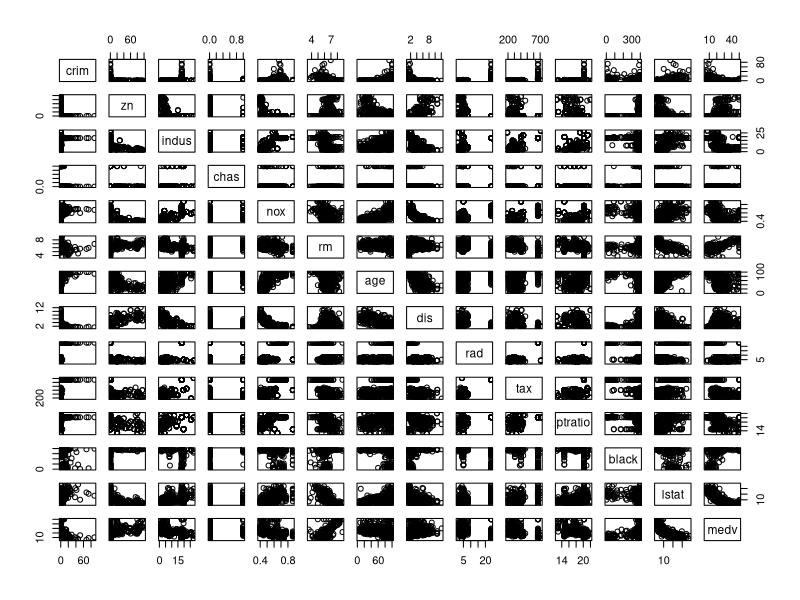
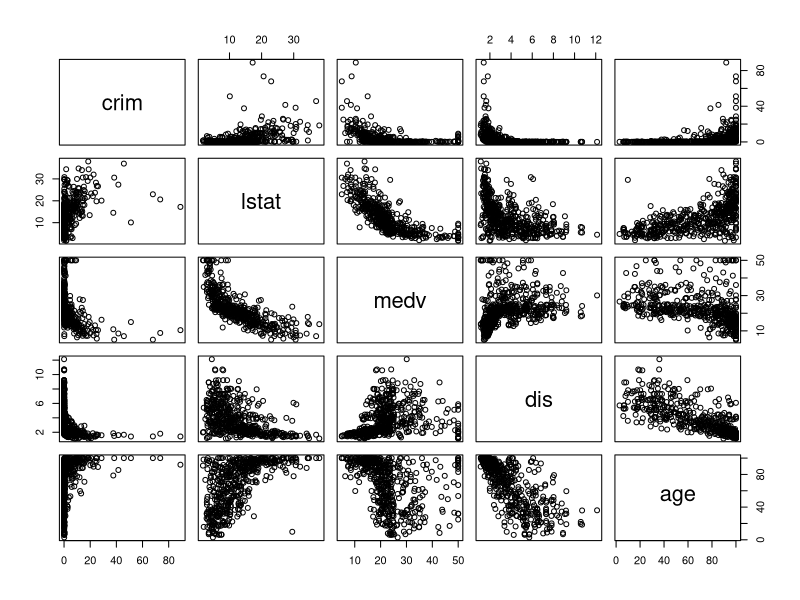
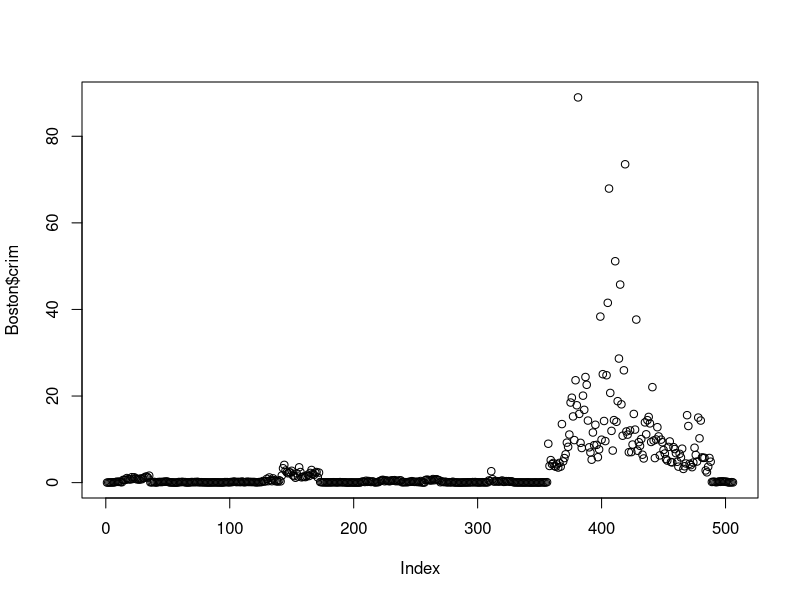
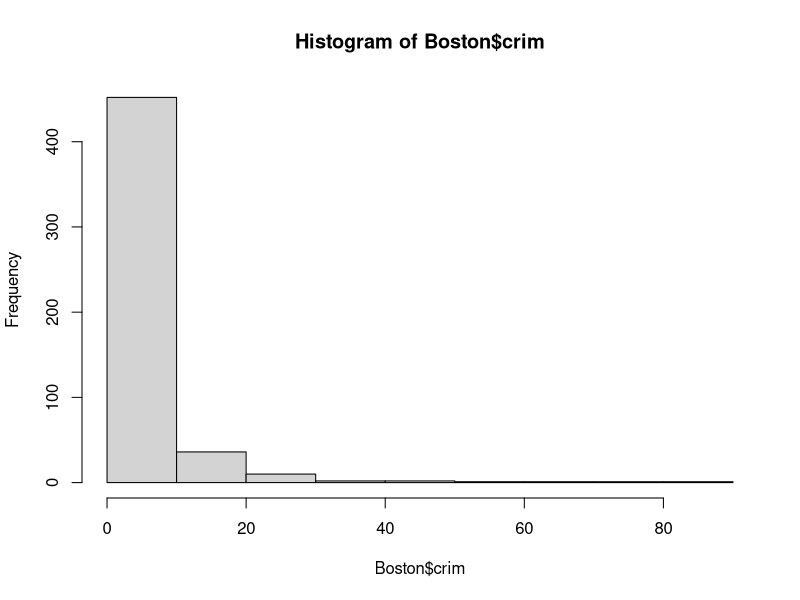
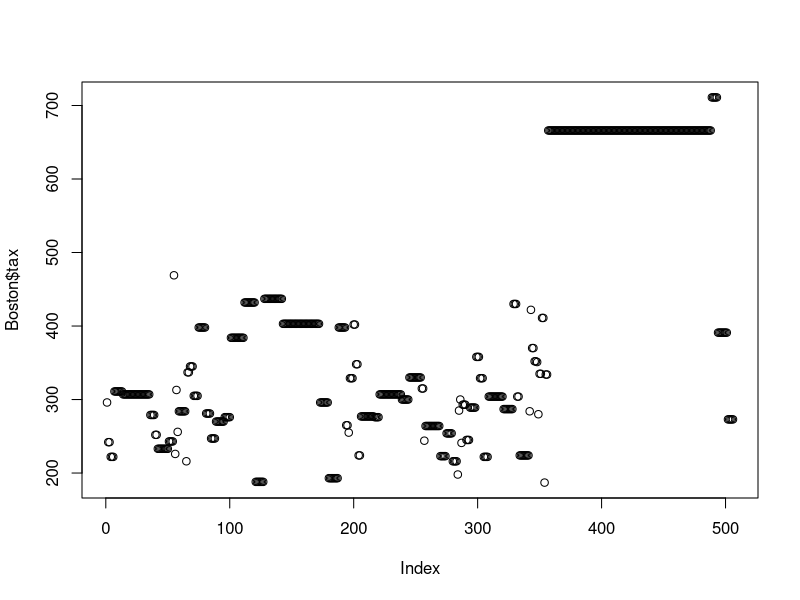
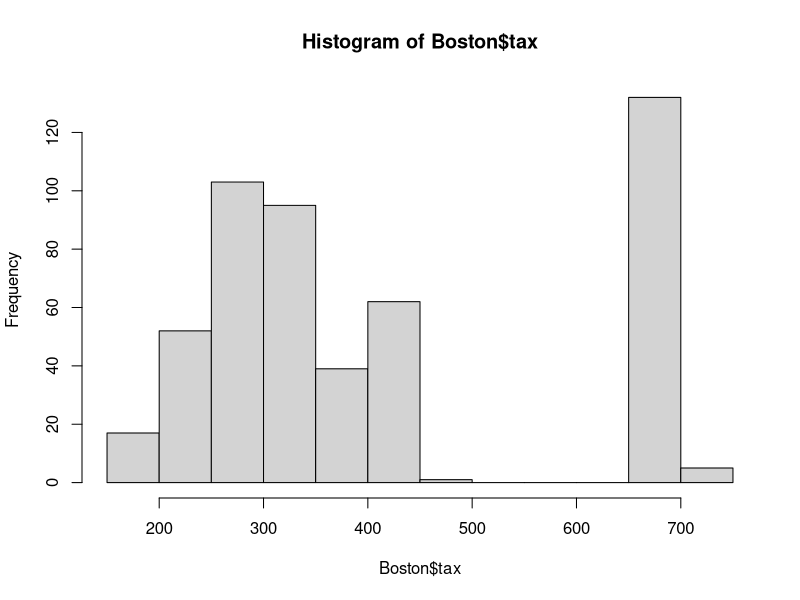
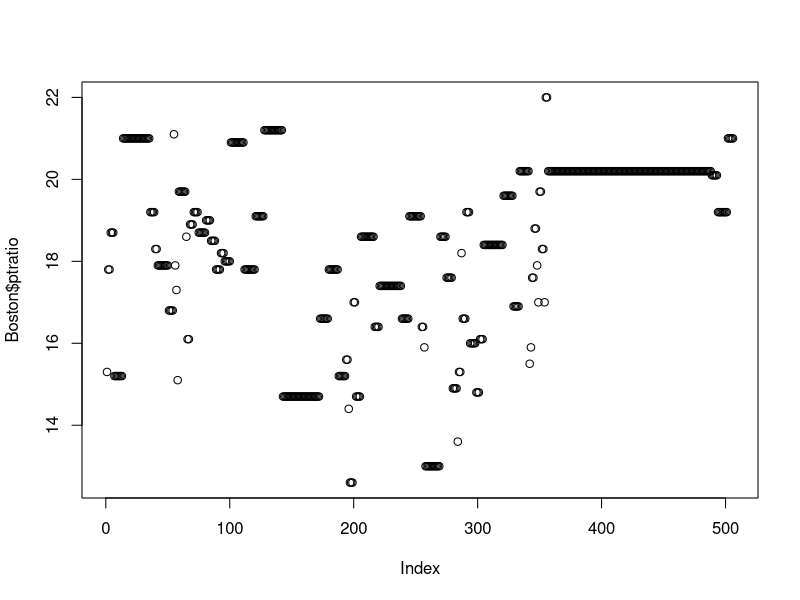
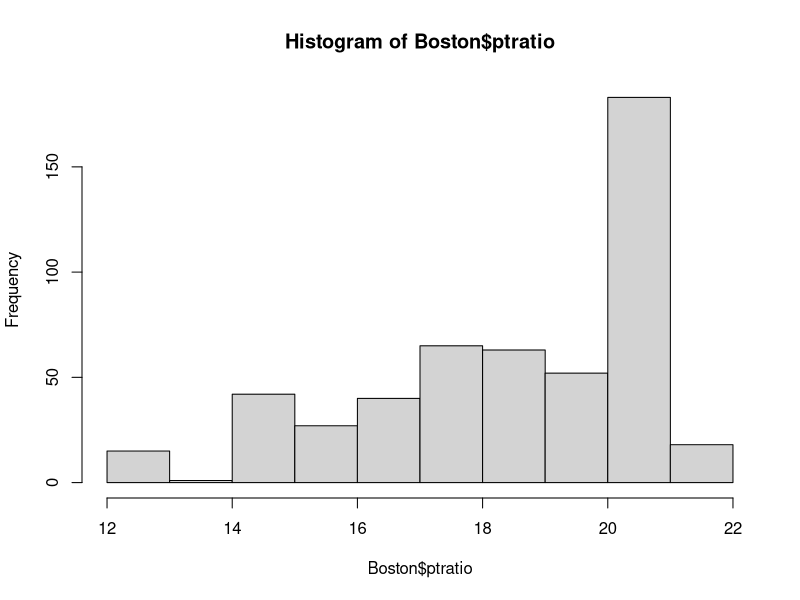

These figures' R source, in order:
## ---- chunk 1
library(MASS)
dim(Boston)
## ---- chunk 2
pairs(Boston)
## ---- chunk 3
pairs(~crim+lstat+medv+dis+age,Boston)
## ---- chunk 4
max(Boston$crim)
which.max(Boston$crim)
summary(Boston$crim)
plot(Boston$crim)
hist(Boston$crim)
length(which(Boston$crim>10))
## ---- chunk 5
max(Boston$tax)
which.max(Boston$tax)
summary(Boston$tax)
plot(Boston$tax)
hist(Boston$tax)
length(which(Boston$tax>500))
## ---- chunk 6
max(Boston$ptratio)
which.max(Boston$ptratio)
summary(Boston$ptratio)
plot(Boston$ptratio)
hist(Boston$ptratio)
length(which(Boston$ptratio>20))
## ---- chunk 7
length(which(Boston$chas==1))
## ---- chunk 8
summary(Boston$ptratio)
## ---- chunk 9
minmedv=which.min(Boston$medv)
Boston[minmedv,]
## ---- chunk 10
length(which(Boston$rm>7))
which(Boston$rm>7)
## ---- chunk 11
length(which(Boston$rm>8))
which(Boston$rm>8)
## ---- chunk 12
rm8=which(Boston$rm>8)
total=Boston[98,]

for (i in rm8[2:13]){
  total=total+Boston[i,]
}

avg=total/13
## ---- chunk 13
      set.seed(1)
      train=sample(506,203)
      test=-train
      train_sample=Boston[train,]
      test_sample=Boston[test,]
## ---- chunk 14
      lm.fit=lm(crim~.,data=train_sample)
      summary(lm.fit)
      train_RMSE=sqrt(mean(residuals(lm.fit)^2))
      print(paste0("Training RMSE= ",train_RMSE))
      
      test_predict=predict(lm.fit,newdata = test_sample)
      test_error=test_predict-test_sample$crim
      test_RMSE=sqrt(mean(test_error^2))
      print(paste0("Test RMSE= ",test_RMSE))
